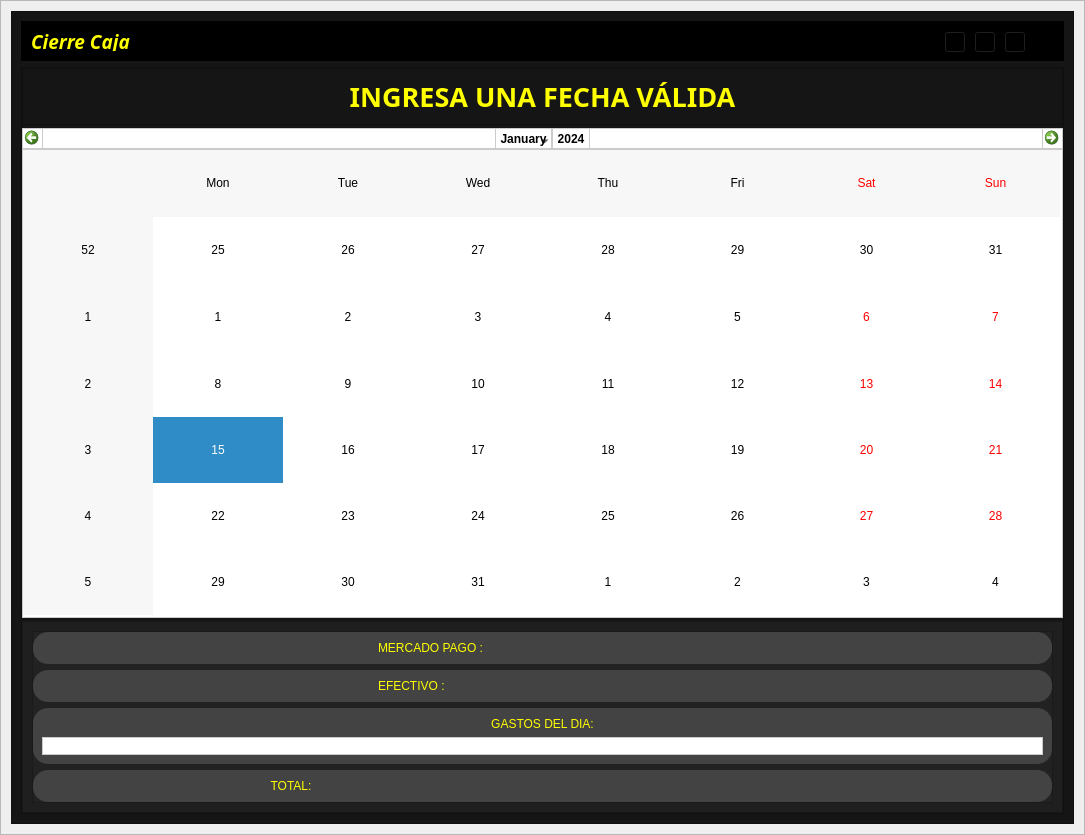
<?xml version="1.0" encoding="UTF-8"?>
<ui version="4.0">
 <class>DetailWindow</class>
 <widget class="QWidget" name="DetailWindow">
  <property name="geometry">
   <rect>
    <x>0</x>
    <y>0</y>
    <width>1085</width>
    <height>835</height>
   </rect>
  </property>
  <property name="windowTitle">
   <string>Form</string>
  </property>
  <layout class="QGridLayout" name="gridLayout">
   <property name="leftMargin">
    <number>0</number>
   </property>
   <property name="topMargin">
    <number>0</number>
   </property>
   <property name="rightMargin">
    <number>0</number>
   </property>
   <property name="bottomMargin">
    <number>0</number>
   </property>
   <item row="0" column="0">
    <widget class="QFrame" name="central_widget_frame">
     <property name="frameShape">
      <enum>QFrame::StyledPanel</enum>
     </property>
     <property name="frameShadow">
      <enum>QFrame::Raised</enum>
     </property>
     <layout class="QVBoxLayout" name="shadow_layout">
      <property name="spacing">
       <number>0</number>
      </property>
      <property name="leftMargin">
       <number>10</number>
      </property>
      <property name="topMargin">
       <number>10</number>
      </property>
      <property name="rightMargin">
       <number>10</number>
      </property>
      <property name="bottomMargin">
       <number>10</number>
      </property>
      <item>
       <widget class="QFrame" name="background_frame">
        <property name="styleSheet">
         <string notr="true">background-color: rgb(21, 21, 21);</string>
        </property>
        <property name="frameShape">
         <enum>QFrame::StyledPanel</enum>
        </property>
        <property name="frameShadow">
         <enum>QFrame::Raised</enum>
        </property>
        <layout class="QVBoxLayout" name="verticalLayout_6">
         <item>
          <widget class="QFrame" name="frame_nav">
           <property name="minimumSize">
            <size>
             <width>0</width>
             <height>40</height>
            </size>
           </property>
           <property name="maximumSize">
            <size>
             <width>16777215</width>
             <height>40</height>
            </size>
           </property>
           <property name="styleSheet">
            <string notr="true">background-color: rgb(0, 0, 0);</string>
           </property>
           <property name="frameShape">
            <enum>QFrame::StyledPanel</enum>
           </property>
           <property name="frameShadow">
            <enum>QFrame::Raised</enum>
           </property>
           <layout class="QHBoxLayout" name="horizontalLayout_7">
            <item>
             <widget class="QLabel" name="label_tittle">
              <property name="font">
               <font>
                <family>Tw Cen MT</family>
                <pointsize>14</pointsize>
                <weight>75</weight>
                <italic>true</italic>
                <bold>true</bold>
               </font>
              </property>
              <property name="styleSheet">
               <string notr="true">color: rgb(255, 255, 0);</string>
              </property>
              <property name="text">
               <string>Cierre Caja</string>
              </property>
             </widget>
            </item>
            <item>
             <widget class="QFrame" name="butttons_holder_frame">
              <property name="minimumSize">
               <size>
                <width>110</width>
                <height>30</height>
               </size>
              </property>
              <property name="maximumSize">
               <size>
                <width>110</width>
                <height>16777215</height>
               </size>
              </property>
              <property name="frameShape">
               <enum>QFrame::StyledPanel</enum>
              </property>
              <property name="frameShadow">
               <enum>QFrame::Raised</enum>
              </property>
              <widget class="QToolButton" name="minimize_button">
               <property name="geometry">
                <rect>
                 <x>0</x>
                 <y>0</y>
                 <width>22</width>
                 <height>22</height>
                </rect>
               </property>
               <property name="text">
                <string>...</string>
               </property>
               <property name="icon">
                <iconset>
                 <normaloff>L:/.designer/assets/icons/minimize-window.png</normaloff>L:/.designer/assets/icons/minimize-window.png</iconset>
               </property>
              </widget>
              <widget class="QToolButton" name="restore_button">
               <property name="geometry">
                <rect>
                 <x>30</x>
                 <y>0</y>
                 <width>22</width>
                 <height>22</height>
                </rect>
               </property>
               <property name="text">
                <string>...</string>
               </property>
               <property name="icon">
                <iconset>
                 <normaloff>L:/.designer/assets/icons/restore-window.png</normaloff>L:/.designer/assets/icons/restore-window.png</iconset>
               </property>
              </widget>
              <widget class="QToolButton" name="maximize_button">
               <property name="geometry">
                <rect>
                 <x>30</x>
                 <y>0</y>
                 <width>22</width>
                 <height>22</height>
                </rect>
               </property>
               <property name="text">
                <string>...</string>
               </property>
               <property name="icon">
                <iconset>
                 <normaloff>L:/.designer/assets/icons/maximize-window.png</normaloff>L:/.designer/assets/icons/maximize-window.png</iconset>
               </property>
              </widget>
              <widget class="QToolButton" name="close_button">
               <property name="geometry">
                <rect>
                 <x>60</x>
                 <y>0</y>
                 <width>22</width>
                 <height>22</height>
                </rect>
               </property>
               <property name="text">
                <string>...</string>
               </property>
               <property name="icon">
                <iconset>
                 <normaloff>L:/.designer/assets/icons/close-window.png</normaloff>L:/.designer/assets/icons/close-window.png</iconset>
               </property>
              </widget>
             </widget>
            </item>
           </layout>
          </widget>
         </item>
         <item>
          <widget class="QFrame" name="content_frame">
           <property name="frameShape">
            <enum>QFrame::StyledPanel</enum>
           </property>
           <property name="frameShadow">
            <enum>QFrame::Raised</enum>
           </property>
           <layout class="QVBoxLayout" name="verticalLayout_2">
            <property name="spacing">
             <number>3</number>
            </property>
            <property name="leftMargin">
             <number>0</number>
            </property>
            <property name="topMargin">
             <number>0</number>
            </property>
            <property name="rightMargin">
             <number>0</number>
            </property>
            <property name="bottomMargin">
             <number>0</number>
            </property>
            <item>
             <widget class="QFrame" name="frame">
              <property name="maximumSize">
               <size>
                <width>16777215</width>
                <height>125</height>
               </size>
              </property>
              <property name="styleSheet">
               <string notr="true">background-color: rgb(21, 21, 21);</string>
              </property>
              <property name="frameShape">
               <enum>QFrame::StyledPanel</enum>
              </property>
              <property name="frameShadow">
               <enum>QFrame::Raised</enum>
              </property>
              <layout class="QVBoxLayout" name="verticalLayout_3">
               <item>
                <widget class="QLabel" name="label">
                 <property name="font">
                  <font>
                   <family>Segoe UI Black</family>
                   <pointsize>20</pointsize>
                   <weight>75</weight>
                   <bold>true</bold>
                  </font>
                 </property>
                 <property name="styleSheet">
                  <string notr="true">
color: rgb(255, 255, 0);</string>
                 </property>
                 <property name="text">
                  <string>INGRESA UNA FECHA VÁLIDA</string>
                 </property>
                 <property name="alignment">
                  <set>Qt::AlignCenter</set>
                 </property>
                </widget>
               </item>
              </layout>
             </widget>
            </item>
            <item>
             <widget class="QCalendarWidget" name="calendarWidget">
              <property name="styleSheet">
               <string notr="true">background-color: rgb(255, 255, 255);
border: 1px solid #cbcbcb;
color: rgb(0,0,0)
</string>
              </property>
             </widget>
            </item>
            <item>
             <widget class="QFrame" name="frame_2">
              <property name="styleSheet">
               <string notr="true">background-color: rgb(31, 31, 31);</string>
              </property>
              <property name="frameShape">
               <enum>QFrame::StyledPanel</enum>
              </property>
              <property name="frameShadow">
               <enum>QFrame::Raised</enum>
              </property>
              <layout class="QHBoxLayout" name="horizontalLayout_4">
               <item>
                <widget class="QFrame" name="frame_5">
                 <property name="styleSheet">
                  <string notr="true">background-color: rgb(34, 34, 34);</string>
                 </property>
                 <property name="frameShape">
                  <enum>QFrame::StyledPanel</enum>
                 </property>
                 <property name="frameShadow">
                  <enum>QFrame::Raised</enum>
                 </property>
                 <layout class="QVBoxLayout" name="verticalLayout_4">
                  <property name="spacing">
                   <number>6</number>
                  </property>
                  <property name="leftMargin">
                   <number>0</number>
                  </property>
                  <property name="topMargin">
                   <number>0</number>
                  </property>
                  <property name="rightMargin">
                   <number>0</number>
                  </property>
                  <property name="bottomMargin">
                   <number>0</number>
                  </property>
                  <item>
                   <widget class="QFrame" name="frame_3">
                    <property name="styleSheet">
                     <string notr="true">background-color: rgb(67, 67, 67);
border-radius: 15px;</string>
                    </property>
                    <property name="frameShape">
                     <enum>QFrame::StyledPanel</enum>
                    </property>
                    <property name="frameShadow">
                     <enum>QFrame::Raised</enum>
                    </property>
                    <layout class="QHBoxLayout" name="horizontalLayout_2">
                     <item>
                      <widget class="QLabel" name="mp_ico_label">
                       <property name="styleSheet">
                        <string notr="true">image: url(:/prefijoNuevo/assets/icons/mercadopago.png);</string>
                       </property>
                       <property name="text">
                        <string/>
                       </property>
                      </widget>
                     </item>
                     <item>
                      <widget class="QLabel" name="mp_namelabel">
                       <property name="styleSheet">
                        <string notr="true">
color: rgb(255, 255, 0);
font: 87 16pt &quot;Segoe UI Black&quot;;</string>
                       </property>
                       <property name="text">
                        <string>MERCADO PAGO :</string>
                       </property>
                      </widget>
                     </item>
                     <item>
                      <widget class="QLabel" name="mp_label">
                       <property name="styleSheet">
                        <string notr="true">color: rgb(230, 230, 230);
font: 87 16pt &quot;Segoe UI Black&quot;;</string>
                       </property>
                       <property name="text">
                        <string/>
                       </property>
                      </widget>
                     </item>
                    </layout>
                   </widget>
                  </item>
                  <item>
                   <widget class="QFrame" name="frame_4">
                    <property name="styleSheet">
                     <string notr="true">background-color: rgb(67, 67, 67);
border-radius: 15px;</string>
                    </property>
                    <property name="frameShape">
                     <enum>QFrame::StyledPanel</enum>
                    </property>
                    <property name="frameShadow">
                     <enum>QFrame::Raised</enum>
                    </property>
                    <layout class="QHBoxLayout" name="horizontalLayout">
                     <item>
                      <widget class="QLabel" name="efec_ico_label">
                       <property name="styleSheet">
                        <string notr="true">image: url(:/prefijoNuevo/assets/icons/efectivo.png);</string>
                       </property>
                       <property name="text">
                        <string/>
                       </property>
                      </widget>
                     </item>
                     <item>
                      <widget class="QLabel" name="efec_namelabel">
                       <property name="styleSheet">
                        <string notr="true">
color: rgb(255, 255, 0);
font: 87 16pt &quot;Segoe UI Black&quot;;</string>
                       </property>
                       <property name="text">
                        <string>EFECTIVO :</string>
                       </property>
                      </widget>
                     </item>
                     <item>
                      <widget class="QLabel" name="efec_label">
                       <property name="styleSheet">
                        <string notr="true">color: rgb(230, 230, 230);
font: 87 16pt &quot;Segoe UI Black&quot;;</string>
                       </property>
                       <property name="text">
                        <string/>
                       </property>
                      </widget>
                     </item>
                    </layout>
                   </widget>
                  </item>
                  <item>
                   <widget class="QFrame" name="frame_7">
                    <property name="styleSheet">
                     <string notr="true">background-color: rgb(67, 67, 67);
border-radius: 15px;</string>
                    </property>
                    <property name="frameShape">
                     <enum>QFrame::StyledPanel</enum>
                    </property>
                    <property name="frameShadow">
                     <enum>QFrame::Raised</enum>
                    </property>
                    <layout class="QVBoxLayout" name="verticalLayout">
                     <item>
                      <widget class="QLabel" name="gastos_namelabel">
                       <property name="styleSheet">
                        <string notr="true">
color: rgb(255, 255, 0);
font: 87 16pt &quot;Segoe UI Black&quot;;</string>
                       </property>
                       <property name="text">
                        <string>GASTOS DEL DIA:</string>
                       </property>
                       <property name="scaledContents">
                        <bool>false</bool>
                       </property>
                       <property name="alignment">
                        <set>Qt::AlignCenter</set>
                       </property>
                      </widget>
                     </item>
                     <item>
                      <widget class="QLineEdit" name="gastos_lineEdit">
                       <property name="styleSheet">
                        <string notr="true">background-color: rgb(255, 255, 255);
border: 1px solid #cbcbcb;
font: 87 italic 18pt &quot;Segoe UI Black&quot;;</string>
                       </property>
                      </widget>
                     </item>
                    </layout>
                   </widget>
                  </item>
                  <item>
                   <widget class="QFrame" name="frame_8">
                    <property name="sizePolicy">
                     <sizepolicy hsizetype="Preferred" vsizetype="Preferred">
                      <horstretch>0</horstretch>
                      <verstretch>0</verstretch>
                     </sizepolicy>
                    </property>
                    <property name="styleSheet">
                     <string notr="true">background-color: rgb(67, 67, 67);
border-radius: 15px;</string>
                    </property>
                    <property name="frameShape">
                     <enum>QFrame::StyledPanel</enum>
                    </property>
                    <property name="frameShadow">
                     <enum>QFrame::Raised</enum>
                    </property>
                    <layout class="QHBoxLayout" name="horizontalLayout_3">
                     <item>
                      <widget class="QLabel" name="total_namelabel">
                       <property name="styleSheet">
                        <string notr="true">color: rgb(255, 255, 0);
font: 87 16pt &quot;Segoe UI Black&quot;;</string>
                       </property>
                       <property name="text">
                        <string>TOTAL:</string>
                       </property>
                       <property name="alignment">
                        <set>Qt::AlignCenter</set>
                       </property>
                      </widget>
                     </item>
                     <item>
                      <widget class="QLabel" name="total_label">
                       <property name="styleSheet">
                        <string notr="true">color: rgb(230, 230, 230);
font: 87 16pt &quot;Segoe UI Black&quot;;</string>
                       </property>
                       <property name="text">
                        <string/>
                       </property>
                      </widget>
                     </item>
                    </layout>
                   </widget>
                  </item>
                 </layout>
                </widget>
               </item>
              </layout>
             </widget>
            </item>
           </layout>
          </widget>
         </item>
        </layout>
       </widget>
      </item>
     </layout>
    </widget>
   </item>
  </layout>
 </widget>
 <resources>
  <include location="icons.qrc"/>
  <include location="icons.qrc"/>
 </resources>
 <connections/>
</ui>
